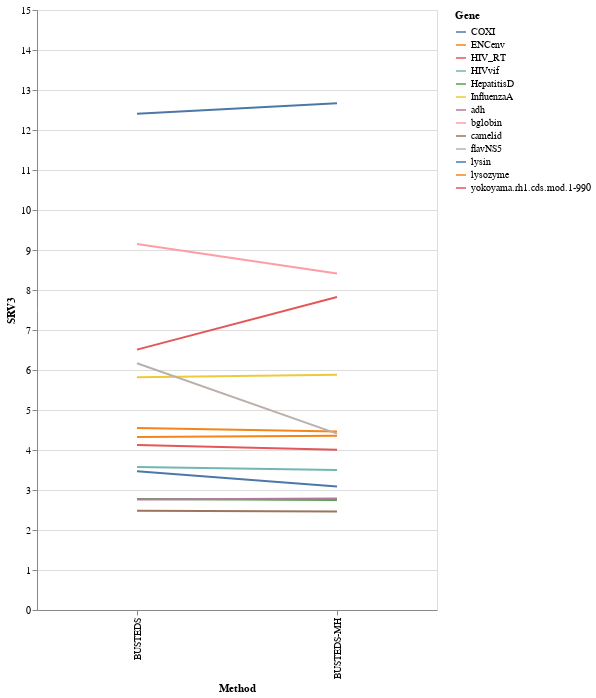

Notebook cell for this chart:
### Code cell
alt.Chart(source).mark_line().encode(
    y=alt.Y('SRV3', scale=alt.Scale(domain=[0, 15], clamp=True)),
    x='Method',
    color='Gene'
).properties(
    width=400, 
    height=600)

### Figure 1 — Vega-Lite specification as saved in the notebook (floating-point values rounded to 4 significant figures)
{"config": {"view": {"continuousWidth": 400, "continuousHeight": 300}}, "data": {"name": "data-8d2da90645ffa637241f3db7786cda1b"}, "mark": "line", "encoding": {"color": {"field": "Gene", "type": "nominal"}, "x": {"field": "Method", "type": "nominal"}, "y": {"field": "SRV3", "scale": {"clamp": true, "domain": [0, 15]}, "type": "quantitative"}}, "height": 600, "width": 400, "$schema": "https://vega.github.io/schema/vega-lite/v4.17.0.json", "datasets": {"data-8d2da90645ffa637241f3db7786cda1b": [{"Gene": "COXI", "Method": "BUSTEDS", "Sequences": 21, "Codons": 510, "LRT p-value": 0.5, "cAIC": 24290.0, "w1": 0.0, "p1": 0.5308, "w2": 0.0127, "p2": 0.4597, "w3": 1.084, "p3": 0.0094, "SRV1": 0.0337, "SRV_p1": 0.0189, "SRV2": 0.5711, "SRV_p2": 0.944, "SRV3": 12.41, "SRV_p3": 12.41, "DH_Rate": null, "TH_Rate": null, "TH_Rate_SI": null, "BUSTEDS-MH_num_ER_Sites": null, "BUSTEDS-MH_ER_Sites": null, "ΔcAIC": 6.814, "RelativeSupport": 0.03315, "num_ER_Sites": 0.0, "BUSTEDS_num_ER_Sites": 0.0, "BUSTEDS_ER_Sites": null, "ER_Sites_Intersection": null}, {"Gene": "COXI", "Method": "BUSTEDS-MH", "Sequences": 21, "Codons": 510, "LRT p-value": 0.5, "cAIC": 24300.0, "w1": 0.0, "p1": 0.0094, "w2": 0.0056, "p2": 0.9793, "w3": 1.0, "p3": 0.0113, "SRV1": 0.0378, "SRV_p1": 0.019, "SRV2": 0.6304, "SRV_p2": 0.9493, "SRV3": 12.67, "SRV_p3": 12.67, "DH_Rate": 0.0, "TH_Rate": 0.0, "TH_Rate_SI": 4.351, "BUSTEDS-MH_num_ER_Sites": null, "BUSTEDS-MH_ER_Sites": null, "ΔcAIC": null, "RelativeSupport": null, "num_ER_Sites": null, "BUSTEDS_num_ER_Sites": null, "BUSTEDS_ER_Sites": null, "ER_Sites_Intersection": null}, {"Gene": "ENCenv", "Method": "BUSTEDS", "Sequences": 23, "Codons": 500, "LRT p-value": 0.5, "cAIC": 13700.0, "w1": 0.0502, "p1": 1.0, "w2": 0.1152, "p2": 0.0, "w3": 1.177, "p3": 0.0, "SRV1": 0.3943, "SRV_p1": 0.2942, "SRV2": 1.126, "SRV_p2": 0.6797, "SRV3": 4.547, "SRV_p3": 4.547, "DH_Rate": null, "TH_Rate": null, "TH_Rate_SI": null, "BUSTEDS-MH_num_ER_Sites": null, "BUSTEDS-MH_ER_Sites": null, "ΔcAIC": 6.031, "RelativeSupport": 0.04901, "num_ER_Sites": null, "BUSTEDS_num_ER_Sites": null, "BUSTEDS_ER_Sites": null, "ER_Sites_Intersection": null}, {"Gene": "ENCenv", "Method": "BUSTEDS-MH", "Sequences": 23, "Codons": 500, "LRT p-value": 0.5, "cAIC": 13710.0, "w1": 0.0492, "p1": 0.946, "w2": 0.0608, "p2": 0.054, "w3": 1.002, "p3": 0.0, "SRV1": 0.4, "SRV_p1": 0.2992, "SRV2": 1.126, "SRV_p2": 0.6735, "SRV3": 4.461, "SRV_p3": 4.461, "DH_Rate": 0.01286, "TH_Rate": 0.0, "TH_Rate_SI": 0.0, "BUSTEDS-MH_num_ER_Sites": null, "BUSTEDS-MH_ER_Sites": null, "ΔcAIC": null, "RelativeSupport": null, "num_ER_Sites": null, "BUSTEDS_num_ER_Sites": null, "BUSTEDS_ER_Sites": null, "ER_Sites_Intersection": null}, {"Gene": "HIV_RT", "Method": "BUSTEDS", "Sequences": 476, "Codons": 335, "LRT p-value": 7.175e-11, "cAIC": 52050.0, "w1": 0.0, "p1": 0.0104, "w2": 0.1524, "p2": 0.9886, "w3": 48.96, "p3": 0.001, "SRV1": 0.4016, "SRV_p1": 0.5144, "SRV2": 1.206, "SRV_p2": 0.4144, "SRV3": 4.122, "SRV_p3": 4.122, "DH_Rate": null, "TH_Rate": null, "TH_Rate_SI": null, "BUSTEDS-MH_num_ER_Sites": null, "BUSTEDS-MH_ER_Sites": null, "ΔcAIC": 2.33, "RelativeSupport": 0.3119, "num_ER_Sites": 22.0, "BUSTEDS_num_ER_Sites": 22.0, "BUSTEDS_ER_Sites": "36|39|48|64|65|69|72|75|103|104|122|138|151|162|163|181|188|207|215|219|228|245", "ER_Sites_Intersection": "75|151|64|162|188|228|48|245|215|122|69|181"}, {"Gene": "HIV_RT", "Method": "BUSTEDS-MH", "Sequences": 476, "Codons": 335, "LRT p-value": 0.001198, "cAIC": 52050.0, "w1": 0.0, "p1": 0.0059, "w2": 0.1512, "p2": 0.9934, "w3": 47.06, "p3": 0.0007, "SRV1": 0.4004, "SRV_p1": 0.5106, "SRV2": 1.196, "SRV_p2": 0.4146, "SRV3": 4.009, "SRV_p3": 4.009, "DH_Rate": 0.03949, "TH_Rate": 0.0, "TH_Rate_SI": 0.0, "BUSTEDS-MH_num_ER_Sites": 12.0, "BUSTEDS-MH_ER_Sites": "48|64|69|75|122|151|162|181|188|215|228|245", "ΔcAIC": null, "RelativeSupport": null, "num_ER_Sites": null, "BUSTEDS_num_ER_Sites": null, "BUSTEDS_ER_Sites": null, "ER_Sites_Intersection": null}, {"Gene": "HIVvif", "Method": "BUSTEDS", "Sequences": 29, "Codons": 192, "LRT p-value": 0.02271, "cAIC": 6912.0, "w1": 0.0, "p1": 0.0496, "w2": 0.7591, "p2": 0.9499, "w3": 1802.0, "p3": 0.0005, "SRV1": 0.2947, "SRV_p1": 0.5444, "SRV2": 1.159, "SRV_p2": 0.3266, "SRV3": 3.573, "SRV_p3": 3.573, "DH_Rate": null, "TH_Rate": null, "TH_Rate_SI": null, "BUSTEDS-MH_num_ER_Sites": null, "BUSTEDS-MH_ER_Sites": null, "ΔcAIC": null, "RelativeSupport": null, "num_ER_Sites": 1.0, "BUSTEDS_num_ER_Sites": 1.0, "BUSTEDS_ER_Sites": "6", "ER_Sites_Intersection": null}, {"Gene": "HIVvif", "Method": "BUSTEDS-MH", "Sequences": 29, "Codons": 192, "LRT p-value": 0.5, "cAIC": 6911.0, "w1": 0.7076, "p1": 0.522, "w2": 0.7266, "p2": 0.478, "w3": 1.805, "p3": 0.0, "SRV1": 0.3001, "SRV_p1": 0.5428, "SRV2": 1.15, "SRV_p2": 0.3246, "SRV3": 3.498, "SRV_p3": 3.498, "DH_Rate": 0.003737, "TH_Rate": 0.1634, "TH_Rate_SI": 0.0, "BUSTEDS-MH_num_ER_Sites": null, "BUSTEDS-MH_ER_Sites": null, "ΔcAIC": 0.6408, "RelativeSupport": 0.7259, "num_ER_Sites": null, "BUSTEDS_num_ER_Sites": null, "BUSTEDS_ER_Sites": null, "ER_Sites_Intersection": null}, {"Gene": "HepatitisD", "Method": "BUSTEDS", "Sequences": 33, "Codons": 196, "LRT p-value": 1.119e-08, "cAIC": 10420.0, "w1": 0.0, "p1": 0.5131, "w2": 0.6689, "p2": 0.4678, "w3": 16.59, "p3": 0.0191, "SRV1": 0.0351, "SRV_p1": 0.2093, "SRV2": 0.7586, "SRV_p2": 0.5962, "SRV3": 2.778, "SRV_p3": 2.778, "DH_Rate": null, "TH_Rate": null, "TH_Rate_SI": null, "BUSTEDS-MH_num_ER_Sites": null, "BUSTEDS-MH_ER_Sites": null, "ΔcAIC": null, "RelativeSupport": null, "num_ER_Sites": 23.0, "BUSTEDS_num_ER_Sites": 23.0, "BUSTEDS_ER_Sites": "6|9|13|17|24|28|31|35|38|75|85|90|117|122|140|142|145|150|159|160|173|181|183", "ER_Sites_Intersection": "117|140|90|122|183|13|24"}, {"Gene": "HepatitisD", "Method": "BUSTEDS-MH", "Sequences": 33, "Codons": 196, "LRT p-value": 0.03228, "cAIC": 10420.0, "w1": 0.0, "p1": 0.4981, "w2": 0.6771, "p2": 0.4864, "w3": 12.05, "p3": 0.0155, "SRV1": 0.059, "SRV_p1": 0.2359, "SRV2": 0.807, "SRV_p2": 0.574, "SRV3": 2.751, "SRV_p3": 2.751, "DH_Rate": 0.1447, "TH_Rate": 0.0, "TH_Rate_SI": 0.0, "BUSTEDS-MH_num_ER_Sites": 7.0, "BUSTEDS-MH_ER_Sites": "13|24|90|117|122|140|183", "ΔcAIC": 5.962, "RelativeSupport": 0.05075, "num_ER_Sites": null, "BUSTEDS_num_ER_Sites": null, "BUSTEDS_ER_Sites": null, "ER_Sites_Intersection": null}, {"Gene": "InfluenzaA", "Method": "BUSTEDS", "Sequences": 349, "Codons": 329, "LRT p-value": 0.1047, "cAIC": 23240.0, "w1": 0.0, "p1": 0.0265, "w2": 0.0, "p2": 0.6842, "w3": 1.581, "p3": 0.2894, "SRV1": 0.4267, "SRV_p1": 0.6566, "SRV2": 1.692, "SRV_p2": 0.3098, "SRV3": 5.822, "SRV_p3": 5.822, "DH_Rate": null, "TH_Rate": null, "TH_Rate_SI": null, "BUSTEDS-MH_num_ER_Sites": null, "BUSTEDS-MH_ER_Sites": null, "ΔcAIC": null, "RelativeSupport": null, "num_ER_Sites": 31.0, "BUSTEDS_num_ER_Sites": 31.0, "BUSTEDS_ER_Sites": "50|80|121|128|133|135|137|138|142|145|156|157|159|163|172|182|186|190|193|194|196|198|201|214|219|226|229|275|276|310|312", "ER_Sites_Intersection": null}, {"Gene": "InfluenzaA", "Method": "BUSTEDS-MH", "Sequences": 349, "Codons": 329, "LRT p-value": 0.5, "cAIC": 23230.0, "w1": 0.4224, "p1": 0.0, "w2": 0.4395, "p2": 1.0, "w3": 1.002, "p3": 0.0, "SRV1": 0.4249, "SRV_p1": 0.6485, "SRV2": 1.672, "SRV_p2": 0.319, "SRV3": 5.879, "SRV_p3": 5.879, "DH_Rate": 0.06282, "TH_Rate": 0.01489, "TH_Rate_SI": 0.0, "BUSTEDS-MH_num_ER_Sites": null, "BUSTEDS-MH_ER_Sites": null, "ΔcAIC": 12.39, "RelativeSupport": 0.002041, "num_ER_Sites": null, "BUSTEDS_num_ER_Sites": null, "BUSTEDS_ER_Sites": null, "ER_Sites_Intersection": null}, {"Gene": "adh", "Method": "BUSTEDS", "Sequences": 23, "Codons": 254, "LRT p-value": 0.001639, "cAIC": 9354.0, "w1": 0.0277, "p1": 0.7697, "w2": 0.0794, "p2": 0.2065, "w3": 4.355, "p3": 0.0239, "SRV1": 0.6442, "SRV_p1": 0.6779, "SRV2": 1.48, "SRV_p2": 0.2547, "SRV3": 2.765, "SRV_p3": 2.765, "DH_Rate": null, "TH_Rate": null, "TH_Rate_SI": null, "BUSTEDS-MH_num_ER_Sites": null, "BUSTEDS-MH_ER_Sites": null, "ΔcAIC": 5.31, "RelativeSupport": 0.07031, "num_ER_Sites": 18.0, "BUSTEDS_num_ER_Sites": 18.0, "BUSTEDS_ER_Sites": "4|6|35|39|46|49|69|133|134|163|165|166|170|187|197|216|227|253", "ER_Sites_Intersection": "35|227|197|49|133|216|165|170|6|39|163|253|69|166|134"}, {"Gene": "adh", "Method": "BUSTEDS-MH", "Sequences": 23, "Codons": 254, "LRT p-value": 0.01947, "cAIC": 9359.0, "w1": 0.0347, "p1": 0.6921, "w2": 0.0466, "p2": 0.2831, "w3": 3.933, "p3": 0.0248, "SRV1": 0.6438, "SRV_p1": 0.6722, "SRV2": 1.404, "SRV_p2": 0.2504, "SRV3": 2.786, "SRV_p3": 2.786, "DH_Rate": 0.0, "TH_Rate": 0.03388, "TH_Rate_SI": 3.376, "BUSTEDS-MH_num_ER_Sites": 15.0, "BUSTEDS-MH_ER_Sites": "6|35|39|49|69|133|134|163|165|166|170|197|216|227|253", "ΔcAIC": null, "RelativeSupport": null, "num_ER_Sites": null, "BUSTEDS_num_ER_Sites": null, "BUSTEDS_ER_Sites": null, "ER_Sites_Intersection": null}, {"Gene": "bglobin", "Method": "BUSTEDS", "Sequences": 17, "Codons": 144, "LRT p-value": 1.183e-05, "cAIC": 7416.0, "w1": 0.0109, "p1": 0.6057, "w2": 0.2644, "p2": 0.3567, "w3": 8.764, "p3": 0.0375, "SRV1": 0.3513, "SRV_p1": 0.4387, "SRV2": 1.062, "SRV_p2": 0.5304, "SRV3": 9.148, "SRV_p3": 9.148, "DH_Rate": null, "TH_Rate": null, "TH_Rate_SI": null, "BUSTEDS-MH_num_ER_Sites": null, "BUSTEDS-MH_ER_Sites": null, "ΔcAIC": null, "RelativeSupport": null, "num_ER_Sites": 20.0, "BUSTEDS_num_ER_Sites": 20.0, "BUSTEDS_ER_Sites": "3|8|10|11|14|21|27|42|48|49|50|54|74|81|110|114|116|124|128|133", "ER_Sites_Intersection": "124|133|110|3|8|42|10|48|74|50|114|116|54|21|11"}, {"Gene": "bglobin", "Method": "BUSTEDS-MH", "Sequences": 17, "Codons": 144, "LRT p-value": 0.002195, "cAIC": 7385.0, "w1": 0.0135, "p1": 0.5805, "w2": 0.2595, "p2": 0.3893, "w3": 9.834, "p3": 0.0302, "SRV1": 0.3346, "SRV_p1": 0.3868, "SRV2": 1.045, "SRV_p2": 0.582, "SRV3": 8.413, "SRV_p3": 8.413, "DH_Rate": 0.0, "TH_Rate": 0.0, "TH_Rate_SI": 260.3, "BUSTEDS-MH_num_ER_Sites": 15.0, "BUSTEDS-MH_ER_Sites": "3|8|10|11|21|42|48|50|54|74|110|114|116|124|133", "ΔcAIC": 30.92, "RelativeSupport": 1.928e-07, "num_ER_Sites": null, "BUSTEDS_num_ER_Sites": null, "BUSTEDS_ER_Sites": null, "ER_Sites_Intersection": null}, {"Gene": "camelid", "Method": "BUSTEDS", "Sequences": 212, "Codons": 96, "LRT p-value": 0.0, "cAIC": 33690.0, "w1": 0.0108, "p1": 0.3143, "w2": 1.0, "p2": 0.6655, "w3": 24.63, "p3": 0.0202, "SRV1": 0.2094, "SRV_p1": 0.3105, "SRV2": 0.8146, "SRV_p2": 0.4658, "SRV3": 2.482, "SRV_p3": 2.482, "DH_Rate": null, "TH_Rate": null, "TH_Rate_SI": null, "BUSTEDS-MH_num_ER_Sites": null, "BUSTEDS-MH_ER_Sites": null, "ΔcAIC": null, "RelativeSupport": null, "num_ER_Sites": 33.0, "BUSTEDS_num_ER_Sites": 33.0, "BUSTEDS_ER_Sites": "1|10|14|23|24|25|29|30|32|33|35|39|40|41|49|50|51|52|53|54|55|57|58|59|68|71|72|75|77|78|79|80|93", "ER_Sites_Intersection": "78|1|72|77|40|59|51|58|29|93|14|50|23|52|32|57|25|33|80|53|54"}, {"Gene": "camelid", "Method": "BUSTEDS-MH", "Sequences": 212, "Codons": 96, "LRT p-value": 0.005554, "cAIC": 33670.0, "w1": 0.3492, "p1": 0.5604, "w2": 1.0, "p2": 0.3951, "w3": 6.125, "p3": 0.0446, "SRV1": 0.2244, "SRV_p1": 0.3069, "SRV2": 0.8285, "SRV_p2": 0.4746, "SRV3": 2.462, "SRV_p3": 2.462, "DH_Rate": 0.1627, "TH_Rate": 0.0, "TH_Rate_SI": 0.0, "BUSTEDS-MH_num_ER_Sites": 22.0, "BUSTEDS-MH_ER_Sites": "1|11|14|23|25|29|32|33|40|50|51|52|53|54|57|58|59|72|77|78|80|93", "ΔcAIC": 26.24, "RelativeSupport": 2.003e-06, "num_ER_Sites": null, "BUSTEDS_num_ER_Sites": null, "BUSTEDS_ER_Sites": null, "ER_Sites_Intersection": null}, {"Gene": "flavNS5", "Method": "BUSTEDS", "Sequences": 18, "Codons": 342, "LRT p-value": 0.4822, "cAIC": 18530.0, "w1": 0.007, "p1": 0.6834, "w2": 0.022, "p2": 0.2976, "w3": 1.165, "p3": 0.0191, "SRV1": 0.1194, "SRV_p1": 0.1868, "SRV2": 0.5217, "SRV_p2": 0.7153, "SRV3": 6.17, "SRV_p3": 6.17, "DH_Rate": null, "TH_Rate": null, "TH_Rate_SI": null, "BUSTEDS-MH_num_ER_Sites": null, "BUSTEDS-MH_ER_Sites": null, "ΔcAIC": null, "RelativeSupport": null, "num_ER_Sites": 0.0, "BUSTEDS_num_ER_Sites": 0.0, "BUSTEDS_ER_Sites": null, "ER_Sites_Intersection": null}, {"Gene": "flavNS5", "Method": "BUSTEDS-MH", "Sequences": 18, "Codons": 342, "LRT p-value": 0.5, "cAIC": 18490.0, "w1": 0.0162, "p1": 1.0, "w2": 0.0187, "p2": 0.0, "w3": 1.075, "p3": 0.0, "SRV1": 0.2123, "SRV_p1": 0.215, "SRV2": 0.6298, "SRV_p2": 0.6633, "SRV3": 4.409, "SRV_p3": 4.409, "DH_Rate": 0.3646, "TH_Rate": 0.9028, "TH_Rate_SI": 2.386, "BUSTEDS-MH_num_ER_Sites": null, "BUSTEDS-MH_ER_Sites": null, "ΔcAIC": 41.95, "RelativeSupport": 7.762e-10, "num_ER_Sites": null, "BUSTEDS_num_ER_Sites": null, "BUSTEDS_ER_Sites": null, "ER_Sites_Intersection": null}, {"Gene": "lysin", "Method": "BUSTEDS", "Sequences": 25, "Codons": 134, "LRT p-value": 0.0, "cAIC": 8765.0, "w1": 0.4855, "p1": 0.8911, "w2": 1.0, "p2": 0.0169, "w3": 15.83, "p3": 0.092, "SRV1": 0.1685, "SRV_p1": 0.3653, "SRV2": 1.122, "SRV_p2": 0.5382, "SRV3": 3.466, "SRV_p3": 3.466, "DH_Rate": null, "TH_Rate": null, "TH_Rate_SI": null, "BUSTEDS-MH_num_ER_Sites": null, "BUSTEDS-MH_ER_Sites": null, "ΔcAIC": 1.972, "RelativeSupport": 0.3731, "num_ER_Sites": 43.0, "BUSTEDS_num_ER_Sites": 43.0, "BUSTEDS_ER_Sites": "3|4|6|7|10|12|14|15|16|27|30|32|36|37|41|44|45|63|64|66|67|68|70|74|75|82|83|87|106|107|108|109|113|114|115|116|119|123|125|126|127|130|132", "ER_Sites_Intersection": "126|41|83|107|15|70|37|10|14|27|63|44|113|3|16|7|116|82|119|68|132|106|4|64|123|30|12|6|45|36|127|130|87|67"}, {"Gene": "lysin", "Method": "BUSTEDS-MH", "Sequences": 25, "Codons": 134, "LRT p-value": 1.165e-06, "cAIC": 8767.0, "w1": 0.0, "p1": 0.3718, "w2": 1.0, "p2": 0.5523, "w3": 17.39, "p3": 0.0759, "SRV1": 0.1704, "SRV_p1": 0.3652, "SRV2": 1.13, "SRV_p2": 0.5221, "SRV3": 3.085, "SRV_p3": 3.085, "DH_Rate": 0.0, "TH_Rate": 0.0, "TH_Rate_SI": 0.0, "BUSTEDS-MH_num_ER_Sites": 34.0, "BUSTEDS-MH_ER_Sites": "3|4|6|7|10|12|14|15|16|27|30|36|37|41|44|45|63|64|67|68|70|82|83|87|106|107|113|116|119|123|126|127|130|132", "ΔcAIC": null, "RelativeSupport": null, "num_ER_Sites": null, "BUSTEDS_num_ER_Sites": null, "BUSTEDS_ER_Sites": null, "ER_Sites_Intersection": null}, {"Gene": "lysozyme", "Method": "BUSTEDS", "Sequences": 19, "Codons": 130, "LRT p-value": 0.5, "cAIC": 2146.0, "w1": 0.4541, "p1": 1.0, "w2": 0.926, "p2": 0.0, "w3": 3.748, "p3": 0.0, "SRV1": 0.0, "SRV_p1": 0.4533, "SRV2": 1.309, "SRV_p2": 0.4523, "SRV3": 4.323, "SRV_p3": 4.323, "DH_Rate": null, "TH_Rate": null, "TH_Rate_SI": null, "BUSTEDS-MH_num_ER_Sites": null, "BUSTEDS-MH_ER_Sites": null, "ΔcAIC": 6.285, "RelativeSupport": 0.04318, "num_ER_Sites": null, "BUSTEDS_num_ER_Sites": null, "BUSTEDS_ER_Sites": null, "ER_Sites_Intersection": null}, {"Gene": "lysozyme", "Method": "BUSTEDS-MH", "Sequences": 19, "Codons": 130, "LRT p-value": 0.5, "cAIC": 2152.0, "w1": 0.0, "p1": 0.014, "w2": 0.4423, "p2": 0.9505, "w3": 1.0, "p3": 0.0354, "SRV1": 0.0, "SRV_p1": 0.4534, "SRV2": 1.315, "SRV_p2": 0.4541, "SRV3": 4.357, "SRV_p3": 4.357, "DH_Rate": 0.0, "TH_Rate": 0.0, "TH_Rate_SI": 0.0, "BUSTEDS-MH_num_ER_Sites": null, "BUSTEDS-MH_ER_Sites": null, "ΔcAIC": null, "RelativeSupport": null, "num_ER_Sites": null, "BUSTEDS_num_ER_Sites": null, "BUSTEDS_ER_Sites": null, "ER_Sites_Intersection": null}, {"Gene": "yokoyama.rh1.cds.mod.1-990", "Method": "BUSTEDS", "Sequences": 38, "Codons": 330, "LRT p-value": 1.1e-06, "cAIC": 25920.0, "w1": 0.0, "p1": 0.6222, "w2": 0.1451, "p2": 0.3659, "w3": 7.037, "p3": 0.0118, "SRV1": 0.3801, "SRV_p1": 0.593, "SRV2": 1.119, "SRV_p2": 0.3478, "SRV3": 6.51, "SRV_p3": 6.51, "DH_Rate": null, "TH_Rate": null, "TH_Rate_SI": null, "BUSTEDS-MH_num_ER_Sites": null, "BUSTEDS-MH_ER_Sites": null, "ΔcAIC": null, "RelativeSupport": null, "num_ER_Sites": 29.0, "BUSTEDS_num_ER_Sites": 29.0, "BUSTEDS_ER_Sites": "13|14|16|19|35|36|42|46|93|96|107|108|122|144|149|160|163|195|196|213|214|236|260|271|273|277|281|282|297", "ER_Sites_Intersection": "277|14"}, {"Gene": "yokoyama.rh1.cds.mod.1-990", "Method": "BUSTEDS-MH", "Sequences": 38, "Codons": 330, "LRT p-value": 0.08976, "cAIC": 25900.0, "w1": 0.0, "p1": 0.579, "w2": 0.1385, "p2": 0.4146, "w3": 5.518, "p3": 0.0064, "SRV1": 0.4242, "SRV_p1": 0.6319, "SRV2": 1.299, "SRV_p2": 0.3293, "SRV3": 7.825, "SRV_p3": 7.825, "DH_Rate": 0.2431, "TH_Rate": 0.2806, "TH_Rate_SI": 11.36, "BUSTEDS-MH_num_ER_Sites": 2.0, "BUSTEDS-MH_ER_Sites": "14|277", "ΔcAIC": 28.36, "RelativeSupport": 6.958e-07, "num_ER_Sites": null, "BUSTEDS_num_ER_Sites": null, "BUSTEDS_ER_Sites": null, "ER_Sites_Intersection": null}]}}
